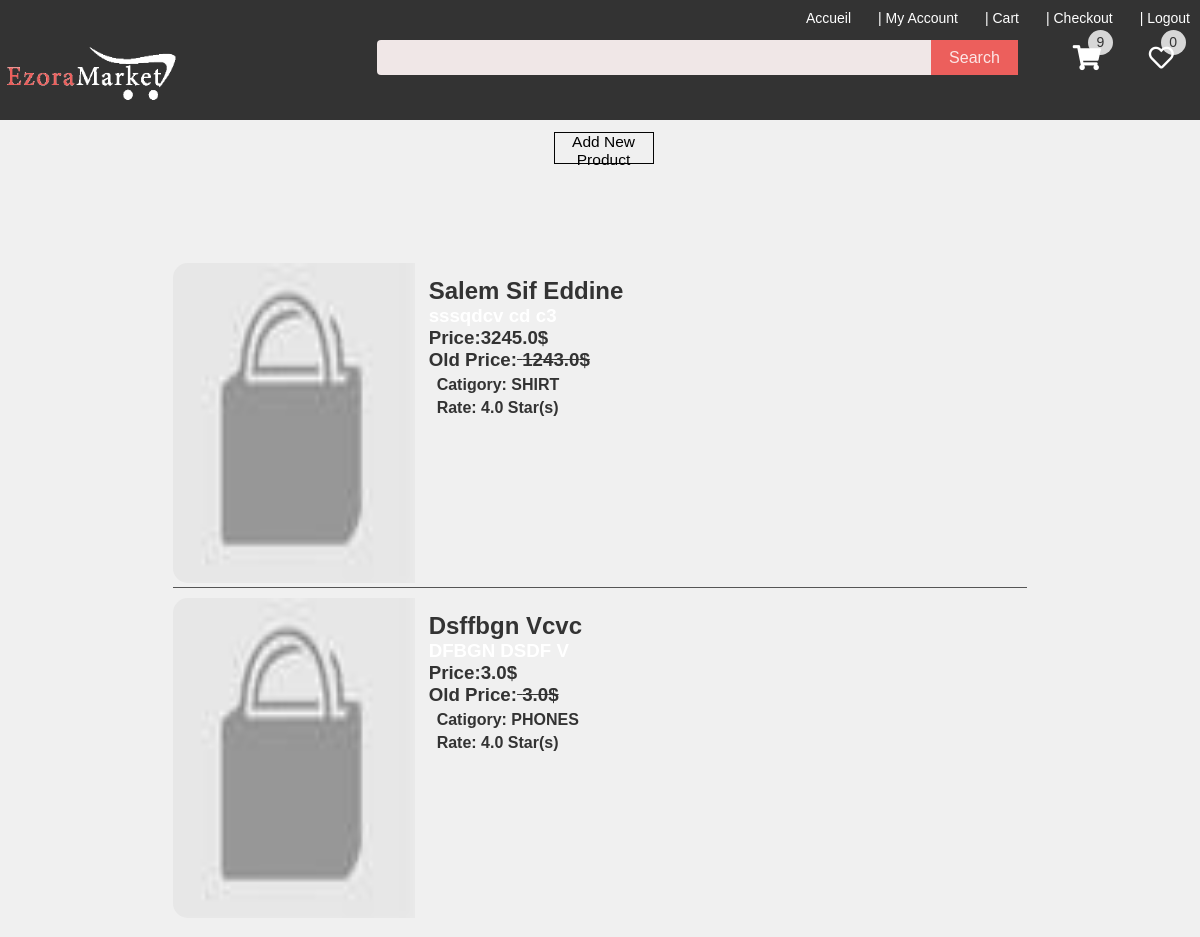
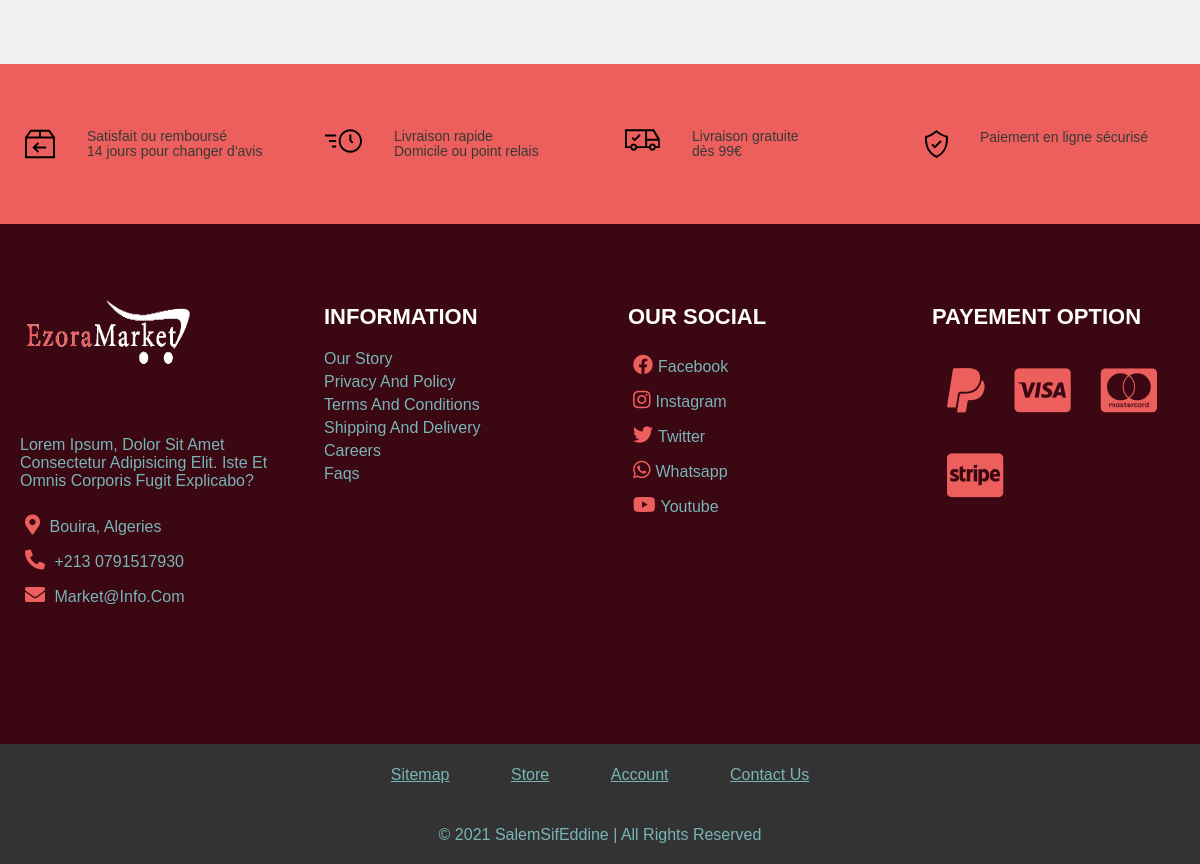
Screenshot of /product/myProducts/ (signed in) with the database file from the repository (2 pictures, top to bottom).
### pyp/models.py (models this page shows, shortened)
class Product(models.Model):
    owner=models.ForeignKey(User,on_delete=models.CASCADE)
    colors=models.ManyToManyField(Color)
    sizes=models.ManyToManyField(Size)
    name=models.CharField(max_length=50)
    description=models.TextField()
    old_price=models.FloatField()
    new_price= models.FloatField()
    catigory=models.ForeignKey(CategoryProduct, on_delete=models.CASCADE, default=1)
    rate=models.ForeignKey(Rate, on_delete=models.CASCADE, default=0)
    image= models.ImageField( default="products/defaultProduct.jpg", upload_to="products")
    thumbnail = models.ManyToManyField(ProductThumbnail)
    brand_name=models.CharField(max_length=100)
    sku = models.CharField(max_length=50)
    meta_keywords = models.CharField(max_length=255, help_text='comma-delimited set of SEO keywords for meta tag')
    meta_description = models.CharField(max_length=255, help_text='content for description meta tag')
    is_active = models.BooleanField(default=True)
    is_bestseller = models.BooleanField(default=False)
    is_featured = models.BooleanField(default=False)
    is_promotion=models.BooleanField(default=False)
    wished=models.BooleanField(default=False)
    date_added=models.DateTimeField(auto_now_add=True)

class CategoryProduct(models.Model):
    category= models.CharField(max_length=50,blank=False)
    image=models.ImageField(upload_to="products", null=True,blank=True)
    def __str__(self):
        return self.category

class Rate(models.Model):
    rate= models.FloatField(null=True)
    def __str__(self):
        return f"{self.rate}"

### pyp/views.py (the view)
# urls.py: path("product/myProducts/",views.myproducts, name="myproducts"),
@login_required
def myproducts(request):
    category=CategoryList.objects.all()
    data=Product.objects.all()
    total=callcartnumber(request)['total']
    wishlist=callwishnumber(request)
    context={"name":"E-commerce", "title":"My Products","data":data,"totalprice":total,"wishlist":wishlist,"totalitem":total}
    return render(request, "pages/myproducts.html", context)

### pyp/cartandwish.py (called while the page is built)
def callwishnumber(request):
    if request.user.is_authenticated:
        wishlist=Wishlist.objects.all().filter(customer=request.user)
    else:
        wishlist=[]
    return len(wishlist)

def callcartnumber(request):
    items= OrderItem.objects.all()
    itemsordered=[]
    category=CategoryList.objects.all()
    if request.user.is_authenticated:
        totalItem=0
        totalarray=[]
        for item in items:
            if item.order.customer:
                if request.user == item.order.customer and item.order.complete == False:
                    itemsordered.append(item)
                    quantm= item.quantity
                    totalarray.append(quantm)
                    totalItem = sum(totalarray)
        totalPrice=sum([int(item.product.new_price) * int(item.quantity) for item in itemsordered])
        total={"price":totalPrice, "item":totalItem}
    else:
        total={"price":0, "item":0}
    return {"total":total, "products":itemsordered}

### pyp/templates/pages/myproducts.html
{% extends "pages/base.html" %}
{% load static %}
{% block content %}
    <div class="products-user">
        <div class="buttons buttons-detail center-button">
            <a href="{% url 'newproduct' %}"><button >Add New Product</button></a>
        </div>
        {% for product in data %}
        {% if user.profile.user == product.owner %}
        <div class="product-user">
            <div class="img-element">
                    <a href="{{product.image.url}}"> <img class="skeleton" src="{{product.image.url}}" alt="prdct"></a>
            </div>
            <div class="desc-element">
                <div><h2 class="color_add">{{product.name.title}}</h2></div>
                <div><h3><p>{{product.description}}</p></h3></div>
                <div class="price"><h3  class="price color_add">Price:{{product.new_price}}$ <br> old price:<span style="text-decoration: line-through;" class="price color_add"> {{product.old_price}}$</span></h3></div>
                <div><h4 class="color_add">Catigory: {{product.catigory}}</h4></div>
                <div> <h4 class="color_add">Rate: {{product.rate}} Star(s)</h4></div>
            </div>
        </div>
        {% endif %}
    {% empty %}
        <h3>No products yet!</h3>
    {% endfor %}
    </div>
{% endblock content %}

### pyp/static/css/style.css (style rules this page uses)
* { margin:0; padding:0; box-sizing: border-box; font-family: sans-serif, tahoma; color:#fff; }
body { background: #F0F0F0; display:flex; flex-direction: column; font-weight:lighter; }
.desc-element { width:100%; color:#333; height:10%; }
.desc-element h4 { padding-left: 8px; color:#fff; font-family: sans-serif, tahoma;; padding-top:5px; color:#333; }
.buttons { width:100%; height:15%; padding-left:7px; }
.buttons button, .buttons .button { width:100px; height:4vh; text-decoration: none; cursor:pointer; outline:none; font-size:15.5px; font-family: sans-serif, tahoma;; background:transparent; border:1.9px solid rgba(0, 0, 0, 0.986); color:rgb(0, 0, 0); font-weight:500; }
.price { text-transform: capitalize; color: #fff }
.price span { margin-bottom: 10px; }
button, .button { cursor:pointer; }
.price, .quantity span , .total { color:#333 }
.color_add { color:#333; }
.products-user { width:80%; min-height:50vh; margin:2px auto; border-radius:5px; padding:5px; }
.products-user .product-user { width:100%; min-height:15vh; display:flex; margin-bottom: 10px; }
.products-user .product-user:not(:last-of-type) { padding-bottom: 4px; border-bottom:1px solid #555 }
.products-user .product-user .img-element { width:40%; height:40vh; overflow:hidden; border-radius: 15px 0 0 15px; }
.products-user .product-user .img-element img { width:100%; height:100%; }
.products-user .product-user .desc-element { width:100%; height:40vh; padding:14px; }
.center-button { margin: 5px auto; text-align:center; }

### pyp/static/css/loading.css (style rules this page uses)
.skeleton { animation: skeleton-loading 1s linear infinite alternate; }

### rows the page displays
Product: image (placeholder picture), name "Salem Sif Eddine", new_price "3245.0", old_price "1243.0", catigory "SHIRT", rate "4.0"
Product: image (placeholder picture), name "Dsffbgn Vcvc", new_price "3.0", old_price "3.0", catigory "PHONES", rate "4.0"

### other values shown
{{ totalitem.item }} "9"
